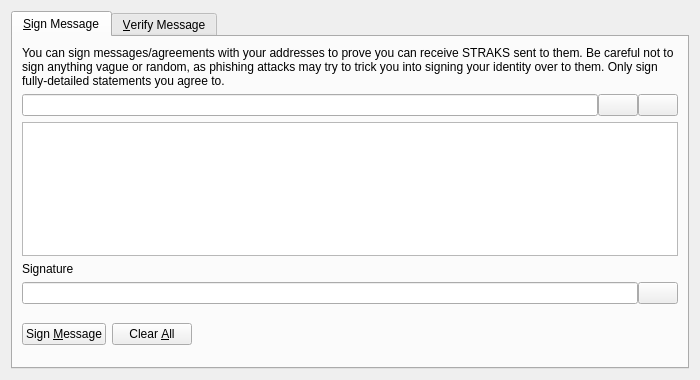
<?xml version="1.0" encoding="UTF-8"?>
<ui version="4.0">
 <class>SignVerifyMessageDialog</class>
 <widget class="QDialog" name="SignVerifyMessageDialog">
  <property name="geometry">
   <rect>
    <x>0</x>
    <y>0</y>
    <width>700</width>
    <height>380</height>
   </rect>
  </property>
  <property name="windowTitle">
   <string>Signatures - Sign / Verify a Message</string>
  </property>
  <property name="modal">
   <bool>true</bool>
  </property>
  <layout class="QVBoxLayout" name="verticalLayout">
   <item>
    <widget class="QTabWidget" name="tabWidget">
     <property name="currentIndex">
      <number>0</number>
     </property>
     <widget class="QWidget" name="tabSignMessage">
      <attribute name="title">
       <string>&amp;Sign Message</string>
      </attribute>
      <layout class="QVBoxLayout" name="verticalLayout_SM">
       <item>
        <widget class="QLabel" name="infoLabel_SM">
         <property name="text">
          <string>You can sign messages/agreements with your addresses to prove you can receive STRAKS sent to them. Be careful not to sign anything vague or random, as phishing attacks may try to trick you into signing your identity over to them. Only sign fully-detailed statements you agree to.</string>
         </property>
         <property name="textFormat">
          <enum>Qt::PlainText</enum>
         </property>
         <property name="wordWrap">
          <bool>true</bool>
         </property>
        </widget>
       </item>
       <item>
        <layout class="QHBoxLayout" name="horizontalLayout_1_SM">
         <property name="spacing">
          <number>0</number>
         </property>
         <item>
          <widget class="QValidatedLineEdit" name="addressIn_SM">
           <property name="toolTip">
            <string>The Straks address to sign the message with</string>
           </property>
          </widget>
         </item>
         <item>
          <widget class="QPushButton" name="addressBookButton_SM">
           <property name="toolTip">
            <string>Choose previously used address</string>
           </property>
           <property name="text">
            <string/>
           </property>
           <property name="icon">
            <iconset resource="../straks.qrc">
             <normaloff>:/icons/address-book</normaloff>:/icons/address-book</iconset>
           </property>
           <property name="shortcut">
            <string>Alt+A</string>
           </property>
           <property name="autoDefault">
            <bool>false</bool>
           </property>
          </widget>
         </item>
         <item>
          <widget class="QPushButton" name="pasteButton_SM">
           <property name="toolTip">
            <string>Paste address from clipboard</string>
           </property>
           <property name="text">
            <string/>
           </property>
           <property name="icon">
            <iconset resource="../straks.qrc">
             <normaloff>:/icons/editpaste</normaloff>:/icons/editpaste</iconset>
           </property>
           <property name="shortcut">
            <string>Alt+P</string>
           </property>
           <property name="autoDefault">
            <bool>false</bool>
           </property>
          </widget>
         </item>
        </layout>
       </item>
       <item>
        <widget class="QPlainTextEdit" name="messageIn_SM">
         <property name="toolTip">
          <string>Enter the message you want to sign here</string>
         </property>
        </widget>
       </item>
       <item>
        <widget class="QLabel" name="signatureLabel_SM">
         <property name="text">
          <string>Signature</string>
         </property>
         <property name="textFormat">
          <enum>Qt::PlainText</enum>
         </property>
        </widget>
       </item>
       <item>
        <layout class="QHBoxLayout" name="horizontalLayout_2_SM">
         <property name="spacing">
          <number>0</number>
         </property>
         <item>
          <widget class="QLineEdit" name="signatureOut_SM">
           <property name="font">
            <font>
             <italic>true</italic>
            </font>
           </property>
           <property name="readOnly">
            <bool>true</bool>
           </property>
          </widget>
         </item>
         <item>
          <widget class="QPushButton" name="copySignatureButton_SM">
           <property name="toolTip">
            <string>Copy the current signature to the system clipboard</string>
           </property>
           <property name="text">
            <string/>
           </property>
           <property name="icon">
            <iconset resource="../straks.qrc">
             <normaloff>:/icons/editcopy</normaloff>:/icons/editcopy</iconset>
           </property>
           <property name="autoDefault">
            <bool>false</bool>
           </property>
          </widget>
         </item>
        </layout>
       </item>
       <item>
        <layout class="QHBoxLayout" name="horizontalLayout_3_SM">
         <item>
          <widget class="QPushButton" name="signMessageButton_SM">
           <property name="toolTip">
            <string>Sign the message to prove you own this Straks address</string>
           </property>
           <property name="text">
            <string>Sign &amp;Message</string>
           </property>
           <property name="icon">
            <iconset resource="../straks.qrc">
             <normaloff>:/icons/edit</normaloff>:/icons/edit</iconset>
           </property>
           <property name="autoDefault">
            <bool>false</bool>
           </property>
          </widget>
         </item>
         <item>
          <widget class="QPushButton" name="clearButton_SM">
           <property name="toolTip">
            <string>Reset all sign message fields</string>
           </property>
           <property name="text">
            <string>Clear &amp;All</string>
           </property>
           <property name="icon">
            <iconset resource="../straks.qrc">
             <normaloff>:/icons/remove</normaloff>:/icons/remove</iconset>
           </property>
           <property name="autoDefault">
            <bool>false</bool>
           </property>
          </widget>
         </item>
         <item>
          <spacer name="horizontalSpacer_1_SM">
           <property name="orientation">
            <enum>Qt::Horizontal</enum>
           </property>
           <property name="sizeHint" stdset="0">
            <size>
             <width>40</width>
             <height>48</height>
            </size>
           </property>
          </spacer>
         </item>
         <item>
          <widget class="QLabel" name="statusLabel_SM">
           <property name="font">
            <font>
             <weight>75</weight>
             <bold>true</bold>
            </font>
           </property>
           <property name="text">
            <string/>
           </property>
           <property name="wordWrap">
            <bool>true</bool>
           </property>
          </widget>
         </item>
         <item>
          <spacer name="horizontalSpacer_2_SM">
           <property name="orientation">
            <enum>Qt::Horizontal</enum>
           </property>
           <property name="sizeHint" stdset="0">
            <size>
             <width>40</width>
             <height>48</height>
            </size>
           </property>
          </spacer>
         </item>
        </layout>
       </item>
      </layout>
     </widget>
     <widget class="QWidget" name="tabVerifyMessage">
      <attribute name="title">
       <string>&amp;Verify Message</string>
      </attribute>
      <layout class="QVBoxLayout" name="verticalLayout_VM">
       <item>
        <widget class="QLabel" name="infoLabel_VM">
         <property name="text">
          <string>Enter the receiver's address, message (ensure you copy line breaks, spaces, tabs, etc. exactly) and signature below to verify the message. Be careful not to read more into the signature than what is in the signed message itself, to avoid being tricked by a man-in-the-middle attack. Note that this only proves the signing party receives with the address, it cannot prove sendership of any transaction!</string>
         </property>
         <property name="textFormat">
          <enum>Qt::PlainText</enum>
         </property>
         <property name="alignment">
          <set>Qt::AlignLeading|Qt::AlignLeft|Qt::AlignTop</set>
         </property>
         <property name="wordWrap">
          <bool>true</bool>
         </property>
        </widget>
       </item>
       <item>
        <layout class="QHBoxLayout" name="horizontalLayout_1_VM">
         <property name="spacing">
          <number>0</number>
         </property>
         <item>
          <widget class="QValidatedLineEdit" name="addressIn_VM">
           <property name="toolTip">
            <string>The Straks address the message was signed with</string>
           </property>
          </widget>
         </item>
         <item>
          <widget class="QPushButton" name="addressBookButton_VM">
           <property name="toolTip">
            <string>Choose previously used address</string>
           </property>
           <property name="text">
            <string/>
           </property>
           <property name="icon">
            <iconset resource="../straks.qrc">
             <normaloff>:/icons/address-book</normaloff>:/icons/address-book</iconset>
           </property>
           <property name="shortcut">
            <string>Alt+A</string>
           </property>
           <property name="autoDefault">
            <bool>false</bool>
           </property>
          </widget>
         </item>
        </layout>
       </item>
       <item>
        <widget class="QPlainTextEdit" name="messageIn_VM"/>
       </item>
       <item>
        <widget class="QValidatedLineEdit" name="signatureIn_VM"/>
       </item>
       <item>
        <layout class="QHBoxLayout" name="horizontalLayout_2_VM">
         <item>
          <widget class="QPushButton" name="verifyMessageButton_VM">
           <property name="toolTip">
            <string>Verify the message to ensure it was signed with the specified Straks address</string>
           </property>
           <property name="text">
            <string>Verify &amp;Message</string>
           </property>
           <property name="icon">
            <iconset resource="../straks.qrc">
             <normaloff>:/icons/transaction_0</normaloff>:/icons/transaction_0</iconset>
           </property>
           <property name="autoDefault">
            <bool>false</bool>
           </property>
          </widget>
         </item>
         <item>
          <widget class="QPushButton" name="clearButton_VM">
           <property name="toolTip">
            <string>Reset all verify message fields</string>
           </property>
           <property name="text">
            <string>Clear &amp;All</string>
           </property>
           <property name="icon">
            <iconset resource="../straks.qrc">
             <normaloff>:/icons/remove</normaloff>:/icons/remove</iconset>
           </property>
           <property name="autoDefault">
            <bool>false</bool>
           </property>
          </widget>
         </item>
         <item>
          <spacer name="horizontalSpacer_1_VM">
           <property name="orientation">
            <enum>Qt::Horizontal</enum>
           </property>
           <property name="sizeHint" stdset="0">
            <size>
             <width>40</width>
             <height>48</height>
            </size>
           </property>
          </spacer>
         </item>
         <item>
          <widget class="QLabel" name="statusLabel_VM">
           <property name="font">
            <font>
             <weight>75</weight>
             <bold>true</bold>
            </font>
           </property>
           <property name="text">
            <string/>
           </property>
           <property name="wordWrap">
            <bool>true</bool>
           </property>
          </widget>
         </item>
         <item>
          <spacer name="horizontalSpacer_2_VM">
           <property name="orientation">
            <enum>Qt::Horizontal</enum>
           </property>
           <property name="sizeHint" stdset="0">
            <size>
             <width>40</width>
             <height>48</height>
            </size>
           </property>
          </spacer>
         </item>
        </layout>
       </item>
      </layout>
     </widget>
    </widget>
   </item>
  </layout>
 </widget>
 <customwidgets>
  <customwidget>
   <class>QValidatedLineEdit</class>
   <extends>QLineEdit</extends>
   <header>qvalidatedlineedit.h</header>
  </customwidget>
 </customwidgets>
 <resources>
  <include location="../straks.qrc"/>
 </resources>
 <connections/>
</ui>
